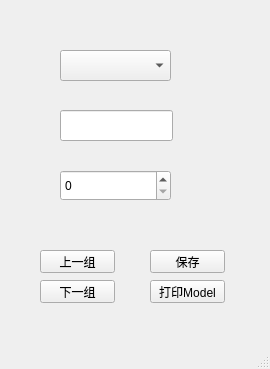
<?xml version="1.0" encoding="UTF-8"?>
<ui version="4.0">
 <class>MainWindow</class>
 <widget class="QMainWindow" name="MainWindow">
  <property name="geometry">
   <rect>
    <x>0</x>
    <y>0</y>
    <width>270</width>
    <height>369</height>
   </rect>
  </property>
  <property name="windowTitle">
   <string>Data Widget Mapper</string>
  </property>
  <widget class="QWidget" name="centralwidget">
   <widget class="QComboBox" name="comboBox">
    <property name="geometry">
     <rect>
      <x>60</x>
      <y>50</y>
      <width>111</width>
      <height>31</height>
     </rect>
    </property>
   </widget>
   <widget class="QLineEdit" name="lineEdit">
    <property name="geometry">
     <rect>
      <x>60</x>
      <y>110</y>
      <width>113</width>
      <height>31</height>
     </rect>
    </property>
   </widget>
   <widget class="QSpinBox" name="spinBox">
    <property name="geometry">
     <rect>
      <x>60</x>
      <y>170</y>
      <width>111</width>
      <height>31</height>
     </rect>
    </property>
   </widget>
   <widget class="QPushButton" name="btnSave">
    <property name="geometry">
     <rect>
      <x>150</x>
      <y>250</y>
      <width>75</width>
      <height>23</height>
     </rect>
    </property>
    <property name="text">
     <string>保存</string>
    </property>
   </widget>
   <widget class="QPushButton" name="btnNext">
    <property name="geometry">
     <rect>
      <x>40</x>
      <y>280</y>
      <width>75</width>
      <height>23</height>
     </rect>
    </property>
    <property name="text">
     <string>下一组</string>
    </property>
   </widget>
   <widget class="QPushButton" name="btnPrev">
    <property name="geometry">
     <rect>
      <x>40</x>
      <y>250</y>
      <width>75</width>
      <height>23</height>
     </rect>
    </property>
    <property name="text">
     <string>上一组</string>
    </property>
   </widget>
   <widget class="QPushButton" name="btnModel">
    <property name="geometry">
     <rect>
      <x>150</x>
      <y>280</y>
      <width>75</width>
      <height>23</height>
     </rect>
    </property>
    <property name="text">
     <string>打印Model</string>
    </property>
   </widget>
  </widget>
  <widget class="QMenuBar" name="menubar">
   <property name="geometry">
    <rect>
     <x>0</x>
     <y>0</y>
     <width>270</width>
     <height>23</height>
    </rect>
   </property>
  </widget>
  <widget class="QStatusBar" name="statusbar"/>
 </widget>
 <resources/>
 <connections/>
</ui>
